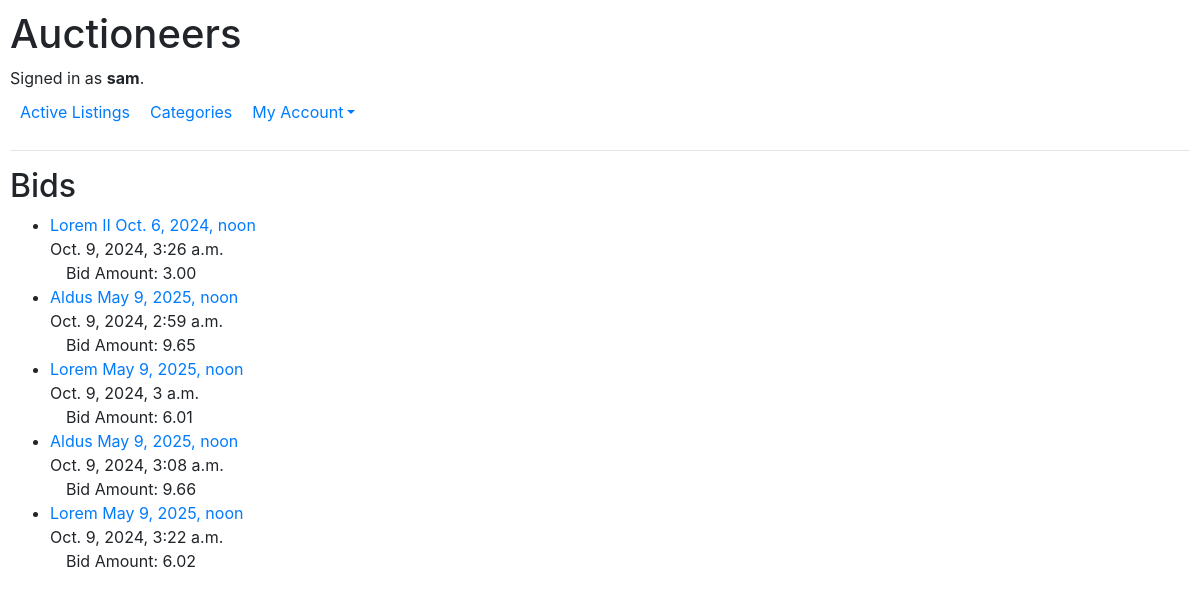
The page /bids/ (signed in) on the database as committed earlier.
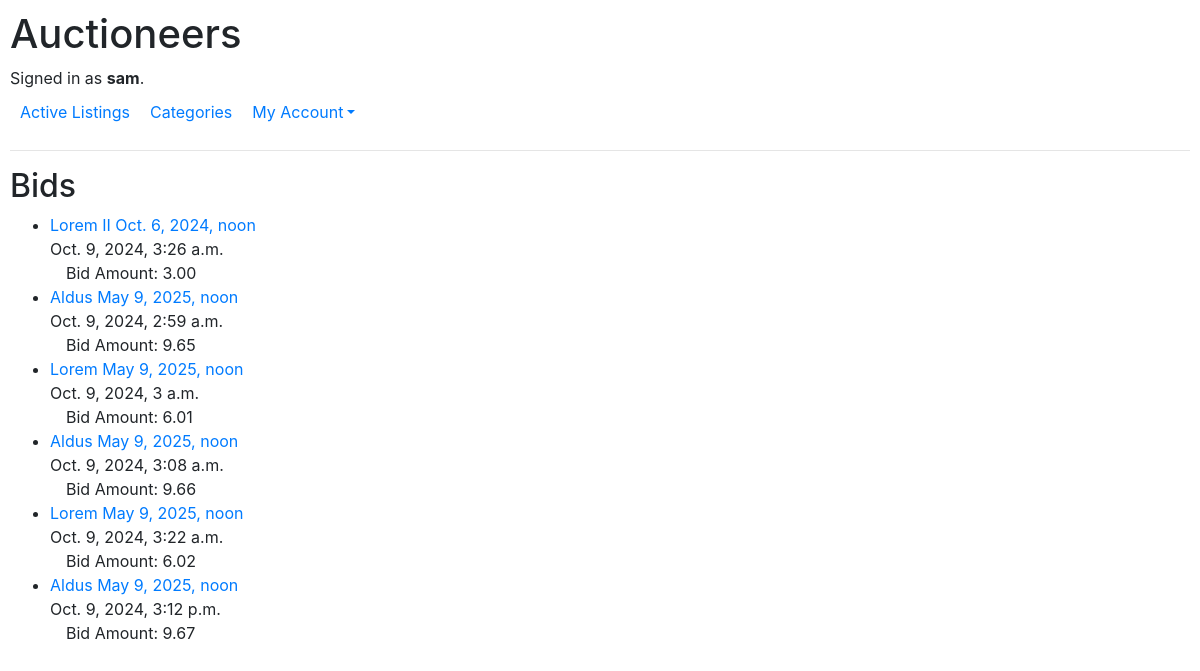
The same page on the database as committed later.
### auctions/models.py (models this page shows, shortened)
class Bid(models.Model):
    timestamp = models.DateTimeField(auto_now_add=True)
    listing = models.ForeignKey(Auction_Listing, on_delete=models.PROTECT, related_name="bids")
    user = models.ForeignKey(User, on_delete=models.CASCADE, related_name="bids")
    amount = models.DecimalField(max_digits=10, decimal_places=2)

class Auction_Listing(models.Model):
    category = models.ForeignKey(Category, on_delete=models.PROTECT, related_name="listings")
    title = models.CharField(max_length = 25)
    description = models.TextField()
    image = models.FileField(upload_to="media/", blank=False, default="media/placeholder.jpg")
    quantity = models.IntegerField()
    price = models.DecimalField(max_digits=10, decimal_places=2)
    current_bid = models.ForeignKey("Bid", on_delete=models.PROTECT, related_name="listings", null=True, blank=True)
    seller = models.ForeignKey(User, on_delete=models.CASCADE, related_name="listings")
    timestamp = models.DateTimeField(auto_now_add=True)
    closing_time = models.DateTimeField(blank=False)
    is_open = models.BooleanField(default=True)

### auctions/views.py (the view)
# urls.py: path("bids/", views.bids, name="bids"),
def bids(request):
    if request.user.is_authenticated:
        bids = Bid.objects.filter(user=request.user).order_by('listing__closing_time')
        message = ""
        if not bids.exists():
            message = "You have not bid on any listings yet."
        return render(request, "auctions/bids.html", {
            "bids": bids,
            "message": message
        })

### auctions/templates/auctions/bids.html (shortened to what this page needs)
{% extends "auctions/layout.html" %}
{% block body %}
    <h2>Bids</h2>
    <div>
        {% if user.is_authenticated %}
        <ul>
            {% for bid in bids %}
            <li>
                <div>
                    <a href="{% url 'listing_detail' bid.listing.id %}">{{ bid.listing.title }}  {{ bid.listing.closing_time }}</a>
                </div>
                <div>
                    {{ bid.timestamp }}<br>&emsp;Bid Amount: {{ bid.amount }}
                </div>
            </li>
            {% endfor %}
        </ul>
        {% endif %}
    </div>
{% endblock %}

Rows that differ between the two databases and show on the page:
added Bid: listing "Aldus", listing.closing_time "May 9, 2025, noon", timestamp "Oct. 9, 2024, 3:12 p.m.", amount "9.67"
